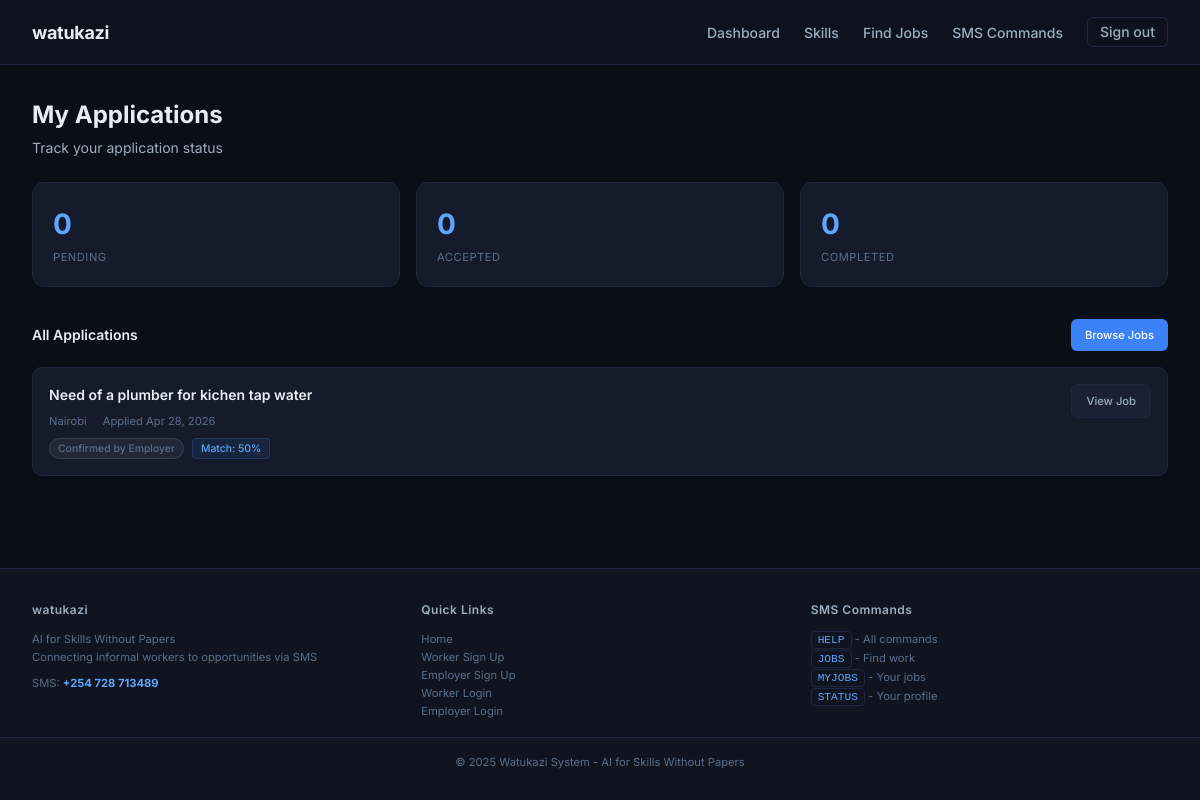
Page /jobs/my-applications/ (signed in) on the committed database.
### jobs/models.py (models this page shows, shortened)
class JobMatch(models.Model):
    STATUS_CHOICES = (
        ('pending', 'Pending Worker Response'),
        ('accepted', 'Accepted by Worker'),
        ('rejected', 'Rejected by Worker'),
        ('confirmed', 'Confirmed by Employer'),
        ('started', 'Work Started'),
        ('completed', 'Work Completed'),
        ('cancelled', 'Cancelled'),
    )
    job_request = models.ForeignKey(JobRequest, on_delete=models.CASCADE, related_name='matches')
    worker = models.ForeignKey(User, on_delete=models.CASCADE, related_name='job_matches')
    status = models.CharField(max_length=10, choices=STATUS_CHOICES, default='pending')
    match_score = models.IntegerField(default=0)
    created_at = models.DateTimeField(auto_now_add=True)
    updated_at = models.DateTimeField(auto_now=True)
    worker_rating = models.IntegerField(null=True, blank=True, choices=[(i, i) for i in range(1, 6)])
    employer_rating = models.IntegerField(null=True, blank=True, choices=[(i, i) for i in range(1, 6)])
    worker_feedback = models.TextField(blank=True)
    employer_feedback = models.TextField(blank=True)
    directions = models.TextField(blank=True, null=True, help_text="Directions for the worker to reach the job site")
    procedures = models.TextField(blank=True, null=True, help_text="Procedures or instructions for the worker")
    access_code = models.CharField(max_length=50, blank=True, null=True, help_text="Access code or password if needed")
    contact_person = models.CharField(max_length=200, blank=True, null=True, help_text="Contact person name")
    contact_phone = models.CharField(max_length=20, blank=True, null=True, help_text="Contact phone number")
    response_deadline = models.DateTimeField(null=True, blank=True, help_text="Deadline for worker to confirm/respond")
    report_time = models.DateTimeField(null=True, blank=True, help_text="When worker should report to site")

class JobRequest(models.Model):
    STATUS_CHOICES = (
        ('open', 'Open for Applications'),
        ('matching', 'Matching in Progress'),
        ('matched', 'Workers Matched'),
        ('in_progress', 'Work in Progress'),
        ('completed', 'Completed'),
        ('cancelled', 'Cancelled'),
        ('expired', 'Expired'),
    )
    employer = models.ForeignKey(User, on_delete=models.CASCADE, related_name='job_requests')
    title = models.CharField(max_length=100)
    description = models.TextField()
    required_skills = models.ManyToManyField(Skill, related_name='job_requests')
    location = models.CharField(max_length=100)
    budget = models.DecimalField(max_digits=10, decimal_places=2, null=True, blank=True)
    status = models.CharField(max_length=12, choices=STATUS_CHOICES, default='open')
    created_at = models.DateTimeField(auto_now_add=True)
    deadline = models.DateTimeField(null=True, blank=True)
    start_date = models.DateTimeField(null=True, blank=True)
    duration_days = models.IntegerField(default=1, help_text="Estimated duration in days")

### accounts/models.py (models this page shows, shortened)
class SMSSettings(models.Model):
    phone_number = models.CharField(max_length=15, default='0700000000', help_text="SMS number for users to text")
    is_active = models.BooleanField(default=True)
    updated_at = models.DateTimeField(auto_now=True)
    class Meta:
        verbose_name_plural = "SMS Settings"

### jobs/views.py (the view)
# urls.py: path('my-applications/', views.my_applications, name='my_applications'),
@login_required
def my_applications(request):
    if request.user.profile.user_type != 'worker':
        messages.error(request, "Access denied")
        return redirect('/')
    applications = JobMatch.objects.filter(worker=request.user).select_related('job_request').order_by('-created_at')
    for app in applications:
        app.has_conversation = Conversation.objects.filter(
            job=app.job_request,
            worker=request.user
        ).exists()
    context = {
        'applications': applications,
        'pending_count': applications.filter(status='pending').count(),
        'accepted_count': applications.filter(status='accepted').count(),
        'completed_count': applications.filter(status='completed').count(),
    }
    return render(request, 'jobs/my_applications.html', context)

### accounts/context_processors.py (called while the page is built)
def sms_settings(request):
    try:
        sms = SMSSettings.objects.first()
        sms_number = sms.phone_number if sms else '0700000000'
    except:
        sms_number = '0700000000'
    return {
        'sms_number': sms_number,
    }

### notifications/context_processors.py (called while the page is built)
def notifications_context(request):
    if request.user.is_authenticated:
        unread_count = Notification.objects.filter(
            recipient=request.user,
            is_read=False
        ).count()
        recent_notifications = Notification.objects.filter(
            recipient=request.user
        )[:5]
        return {
            'unread_notifications_count': unread_count,
            'recent_notifications': recent_notifications,
        }
    return {
        'unread_notifications_count': 0,
        'recent_notifications': [],
    }

### templates/jobs/my_applications.html (shortened to what this page needs)
{% extends "base.html" %}
{% block content %}
<div class="container">
    <div style="margin-bottom: 1.5rem;">
        <h1 style="font-size: 1.5rem; font-weight: 700; margin-bottom: 0.25rem;">My Applications</h1>
        <p style="color: var(--text-secondary); font-size: 0.875rem;">Track your application status</p>
    </div>
    <div class="stats-grid">
        <div class="stat-card">
            <div class="stat-value">{{ pending_count|default:"0" }}</div>
            <div class="stat-label">Pending</div>
        </div>
        <div class="stat-card">
            <div class="stat-value">{{ accepted_count|default:"0" }}</div>
            <div class="stat-label">Accepted</div>
        </div>
        <div class="stat-card">
            <div class="stat-value">{{ completed_count|default:"0" }}</div>
            <div class="stat-label">Completed</div>
        </div>
    </div>
    <div class="section-header">
        <h3>All Applications</h3>
        <a href="{% url 'jobs:search_jobs' %}" class="btn btn-primary" style="padding: 0.375rem 0.875rem; font-size: 0.7rem;">Browse Jobs</a>
    </div>
    {% if applications %}
        {% for app in applications %}
            <div class="application-card">
                <div style="display: flex; justify-content: space-between; align-items: flex-start; flex-wrap: wrap; gap: 1rem;">
                    <div style="flex: 1;">
                        <div class="job-title">{{ app.job_request.title }}</div>
                        <div class="job-meta">
                            <span>{{ app.job_request.location }}</span>
                            <span>Applied {{ app.created_at|date:"M d, Y" }}</span>
                        </div>
                        <div style="margin-top: 0.5rem; display: flex; flex-wrap: wrap; gap: 0.5rem; align-items: center;">
                            <span class="status-badge
                                {% if app.status == 'pending' %}status-pending
                                {% elif app.status == 'accepted' %}status-accepted
                                {% elif app.status == 'completed' %}status-completed
                                {% else %}status-rejected{% endif %}">
                                {{ app.get_status_display }}
                            </span>
                            <span class="match-badge">Match: {{ app.match_score }}%</span>
                        </div>
                    </div>
                    <div>
                        <a href="{% url 'jobs:job_detail' app.job_request.id %}" class="btn btn-secondary" style="padding: 0.375rem 0.875rem; font-size: 0.7rem;">View Job</a>
                    </div>
                </div>
            </div>
        {% endfor %}
    {% else %}
        <div class="empty-state">
            <p>No applications yet</p>
            <a href="{% url 'jobs:search_jobs' %}" class="btn btn-primary" style="margin-top: 0.75rem;">Browse Jobs</a>
        </div>
    {% endif %}
</div>
{% endblock %}

### templates/base.html (shortened to what this page needs)
<!DOCTYPE html>
<html lang="en">
<head>
</head>
<body>
    <header class="header">
        <div class="header-container">
            <a href="/" class="logo">watukazi</a>
            <nav class="nav">
                {% if user.is_authenticated %}
                    {% if user.profile.user_type == 'worker' %}
                        <a href="{% url 'workers:dashboard' %}" class="nav-link">Dashboard</a>
                        <a href="{% url 'workers:manage_skills' %}" class="nav-link">Skills</a>
                        <a href="{% url 'jobs:search_jobs' %}" class="nav-link">Find Jobs</a>
                    {% elif user.profile.user_type == 'employer' %}
                        <a href="{% url 'employers:dashboard' %}" class="nav-link">Dashboard</a>
                        <a href="{% url 'jobs:create_job' %}" class="nav-link">Post Job</a>
                        <a href="{% url 'jobs:my_jobs' %}" class="nav-link">My Jobs</a>
                    {% endif %}
                    <div class="dropdown" id="smsDropdown">
                        <a href="#" class="nav-link" onclick="toggleDropdown(event)">SMS Commands</a>
                    </div>
                    <a href="{% url 'account_logout' %}" class="btn btn-outline" style="padding: 0.25rem 0.75rem;">Sign out</a>
                {% else %}
                    <div class="nav" style="gap: 0.75rem;">
                        <a href="{% url 'accounts:worker_login' %}" class="nav-link">Worker</a>
                        <a href="{% url 'accounts:employer_login' %}" class="nav-link">Employer</a>
                        <a href="{% url 'accounts:worker_signup' %}" class="btn btn-primary">Sign up</a>
                    </div>
                {% endif %}
            </nav>
        </div>
    </header>
    <main>
        {% block content %}{% endblock %}
    </main>
    <footer class="footer">
        <div class="footer-content">
            <div class="footer-section">
                <h4>watukazi</h4>
                <p>AI for Skills Without Papers<br>Connecting informal workers to opportunities via SMS</p>
                <p style="margin-top: 0.5rem;">SMS: <strong style="color: var(--accent-blue-light);">{{ sms_number }}</strong></p>
            </div>
            <div class="footer-section">
                <h4>Quick Links</h4>
                <p><a href="/">Home</a></p>
                <p><a href="{% url 'accounts:worker_signup' %}">Worker Sign Up</a></p>
                <p><a href="{% url 'accounts:employer_signup' %}">Employer Sign Up</a></p>
                <p><a href="{% url 'accounts:worker_login' %}">Worker Login</a></p>
                <p><a href="{% url 'accounts:employer_login' %}">Employer Login</a></p>
            </div>
            <div class="footer-section">
                <h4>SMS Commands</h4>
                <p><code class="code">HELP</code> - All commands</p>
                <p><code class="code">JOBS</code> - Find work</p>
                <p><code class="code">MYJOBS</code> - Your jobs</p>
                <p><code class="code">STATUS</code> - Your profile</p>
            </div>
        </div>
        <div class="divider" style="max-width: 1400px; margin: 1rem auto 0;"></div>
        <div style="text-align: center; margin-top: 1rem;">
            <p style="font-size: 0.7rem; color: var(--text-muted);">&copy; 2025 Watukazi System - AI for Skills Without Papers</p>
        </div>
    </footer>
</body>
</html>

### templates/base.html (style rules this page uses)
:root { --bg-deep: #0a0e17; --bg-primary: #0f1420; --bg-secondary: #151b2a; --bg-tertiary: #1a2133; --border-subtle: #1e2740; --border-medium: #2a3450; --text-primary: #e8edf5; --text-secondary: #9aaec0; --text-muted: #5a6e8a; --accent-blue: #3b82f6; --accent-blue-dark: #2563eb; --accent-blue-light: #60a5fa; --accent-green: #10b981; --accent-yellow: #f59e0b; --accent-red: #ef4444; --glass-bg: rgba(21, 27, 42, 0.95); --glass-border: rgba(59, 130, 246, 0.15); }
* { margin: 0; padding: 0; box-sizing: border-box; }
body { font-family: 'Inter', -apple-system, BlinkMacSystemFont, 'Segoe UI', sans-serif; background: var(--bg-deep); color: var(--text-primary); line-height: 1.5; min-height: 100vh; }
.header { background: rgba(15, 20, 32, 0.95); backdrop-filter: blur(12px); border-bottom: 1px solid var(--border-subtle); position: sticky; top: 0; z-index: 100; }
.header-container { max-width: 1400px; margin: 0 auto; padding: 0 2rem; display: flex; justify-content: space-between; align-items: center; height: 64px; }
.logo { font-size: 1.125rem; font-weight: 700; color: var(--text-primary); text-decoration: none; letter-spacing: -0.3px; }
.nav { display: flex; gap: 1.5rem; align-items: center; }
.nav-link { color: var(--text-secondary); text-decoration: none; font-size: 0.875rem; font-weight: 500; transition: color 0.2s ease; }
.dropdown { position: relative; }
.btn { display: inline-block; padding: 0.5rem 1rem; font-size: 0.875rem; font-weight: 500; line-height: 1.25rem; border-radius: 6px; text-decoration: none; cursor: pointer; transition: all 0.2s ease; border: none; font-family: inherit; }
.btn-primary { background: var(--accent-blue); color: white; }
.btn-secondary { background: var(--bg-tertiary); color: var(--text-secondary); border: 1px solid var(--border-subtle); }
.btn-outline { background: transparent; color: var(--text-secondary); border: 1px solid var(--border-subtle); }
.container { max-width: 1400px; margin: 0 auto; padding: 2rem; }
.stat-card { background: var(--bg-secondary); border: 1px solid var(--border-subtle); border-radius: 8px; padding: 1rem; transition: all 0.2s ease; }
.stat-value { font-size: 1.5rem; font-weight: 600; color: var(--accent-blue-light); margin-bottom: 0.25rem; }
.stat-label { font-size: 0.7rem; color: var(--text-muted); text-transform: uppercase; letter-spacing: 0.5px; }
.code { background: var(--bg-primary); padding: 0.125rem 0.375rem; border-radius: 4px; font-family: 'SF Mono', Monaco, monospace; font-size: 0.7rem; color: var(--accent-blue-light); border: 1px solid var(--border-subtle); }
.footer { background: var(--bg-primary); border-top: 1px solid var(--border-subtle); padding: 2rem 0; margin-top: 3rem; }
.footer-content { max-width: 1400px; margin: 0 auto; padding: 0 2rem; display: grid; grid-template-columns: repeat(3, 1fr); gap: 2rem; }
.footer-section h4 { font-size: 0.75rem; font-weight: 600; margin-bottom: 0.75rem; color: var(--text-secondary); letter-spacing: 0.5px; }
.footer-section p { font-size: 0.7rem; color: var(--text-muted); line-height: 1.6; }
.footer-section a { color: var(--text-muted); text-decoration: none; }
.divider { height: 1px; background: var(--border-subtle); margin: 1rem 0; }

### rows in the picture
JobMatch: job_request "Need of a plumber for kichen tap water", job_request.location "Nairobi", created_at "Apr 28, 2026", status "Confirmed by Employer", match_score "50"
SMSSettings: phone_number "+254 728 713489"

### other values in the picture
{{ pending_count|default:"0" }} "0"
{{ accepted_count|default:"0" }} "0"
{{ completed_count|default:"0" }} "0"
